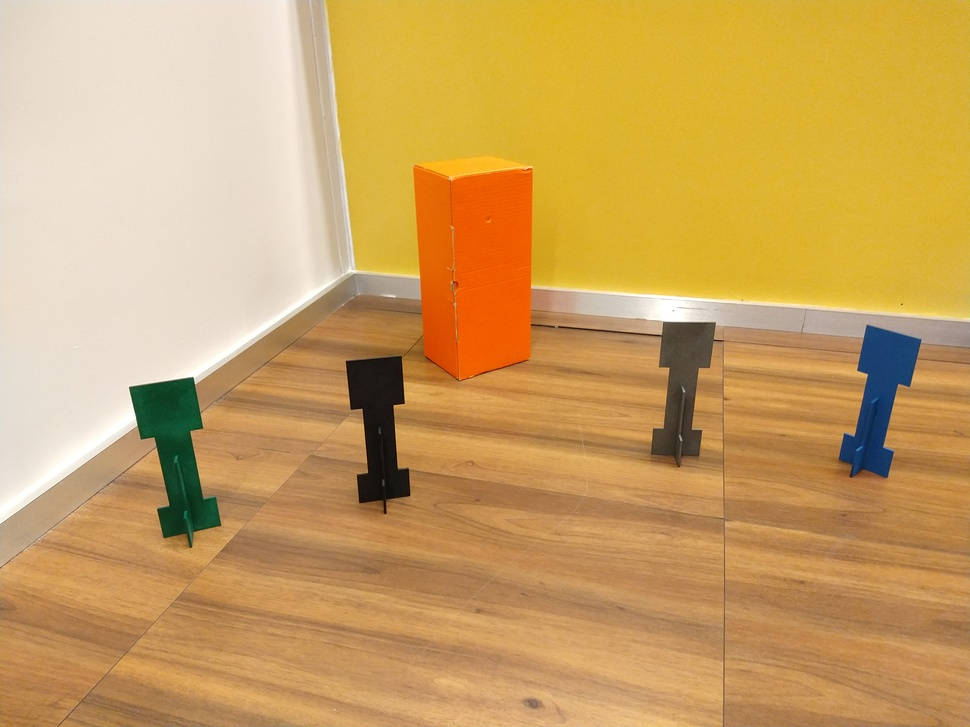
#> input picture Atividades_Robot/AT1-Feito/cena_canto_sala.jpg, 970 x 727 px, shrunk from 4032 x 3024 before the run
$ jupyter execute --allow-errors 'Atividade1_Visao_Amanda_Carmo&Victor_Vergara.ipynb'   (shell and % lines are left out)
#> lines starting #> are read from the running program, lines starting #| are printed output that depends on the picture; after the words box and inside, x2 and y2 are one past the last pixel; in counts of white or black regions, pixels touching at a corner belong together
# Entregável 1 - visão computacional
## Por: Amanda Rosa e Victor Vergara

[cell 1]
import cv2
from matplotlib import pyplot as plt
import numpy as np
import time as t
print("OpenCV Version : %s " % cv2.__version__)

# Equalização de histograma

[cell 2]
rintin = cv2.imread("RinTinTin.jpg")

#> (a cell that did not finish here is left out)

#> (a cell that did not finish here is left out)

#> (a cell that did not finish here is left out)

#> (a cell that did not finish here is left out)

#> (a cell that did not finish here is left out)

## Atividade 1

Realize as seguintes atividades:

1. O histograma fornecido aproveita bem as faixas de cores?
2. Crie uma imagem derivada da imagem fornecida que use melhor a faixa dinâmica, ou seja, tenha o valor dos seus pixels distribuídos entre `0` e `255`.
3. Plote a imagem pedida

**1.**

O histograma fornecido não aproveita bem a faixa de cores, tendo em vista que ele usa uma faixa de tons de cores pequena, variando de 8 até 58. Desta forma, possui pouca variabilidade de tonalidades e assim tem pouco contraste.

**2.**

#> (a cell that did not finish here is left out)

[cell 9]
saida = np.zeros((240,320), dtype=np.uint8)

#> (the rest of this cell did not finish here and is left out)

**3.**

[cell 10]
plt.imshow(saida, cmap="Greys_r", vmin=0, vmax=255)
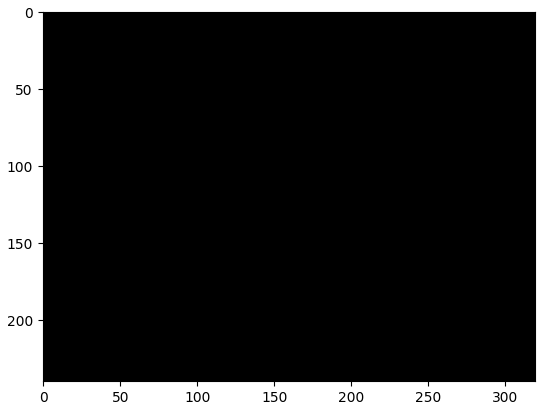
#> figure drawn by matplotlib, 1 panel

## Atividade 2

Leia com a OpenCV a figura abaixo:

Separe os canais  R e B das imagens e analise seus histogramas.

1. A partir dos canais R e B e da análise do histograma é possível identificar a caixa vermelha e o creeper azul?

1. Crie uma imagem numpy em que somente os pixels da caixa vermelha estão brancos e faça seu plot aqui. Você vai precisar usar manipulação de canais RGB. Use o [ExemploFor.ipynb](ExemploFor.ipynb) .

[cell 11]
sala = cv2.imread("cena_canto_sala.jpg")
#> sala is the input picture: shape (727, 970, 3); mean B, G, R 97.9, 161.9, 202.2
sala_rgb = cv2.cvtColor(sala, cv2.COLOR_BGR2RGB)

[cell 12]
sala_r = sala_rgb[:,:,0]
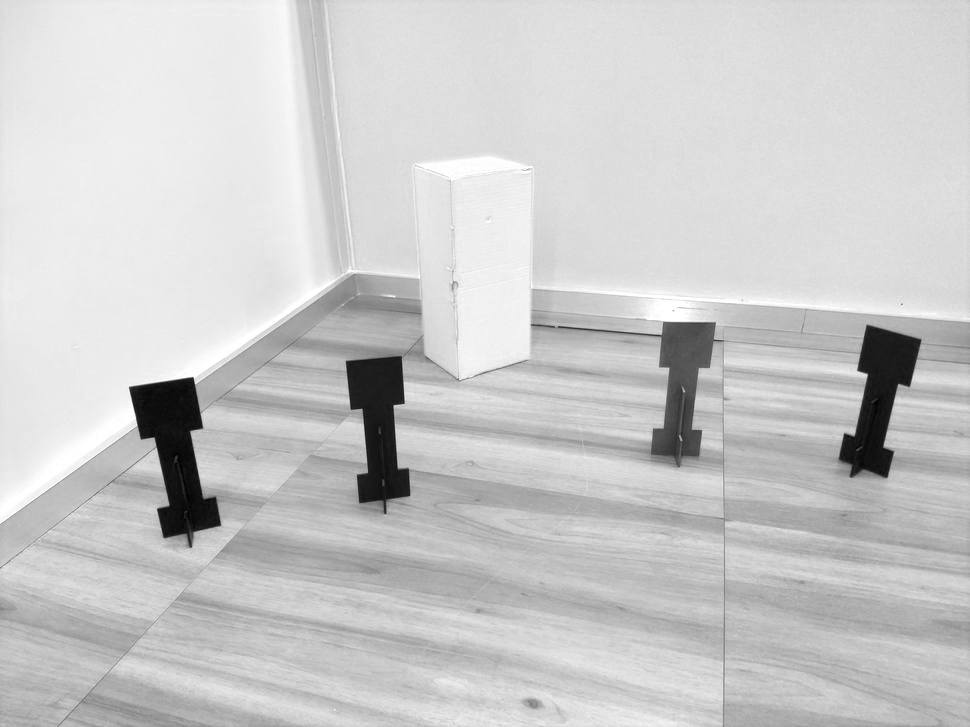
#> sala_r: shape (727, 970); min 0, max 255, mean 202.2
plt.imshow(sala_r, cmap="Greys_r", vmin=0, vmax=255)

[cell 13]
hist,bins = np.histogram(sala_r.flatten(),256,[0,256])
#> hist = 256 values, max 30612 at index 221, min 10 at index 1, mean 2754.6; bins = 257 values from 0 to 256

# cdf = hist.cumsum()
# cdf_normalized = cdf * hist.max()/ cdf.max()

plt.plot(color = 'b')
plt.hist(sala_r.flatten(),256,[0,256], color = 'r')
plt.xlim([0,256])
plt.legend(('histogram'), loc = 'upper left')
plt.show()
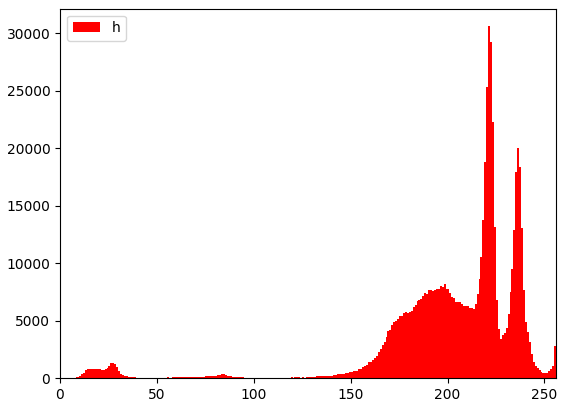
#> figure drawn by matplotlib, 1 panel; tallest bar 30612 high, from x = 221 to 222

[cell 14]
sala_b = sala_rgb[:,:,2]
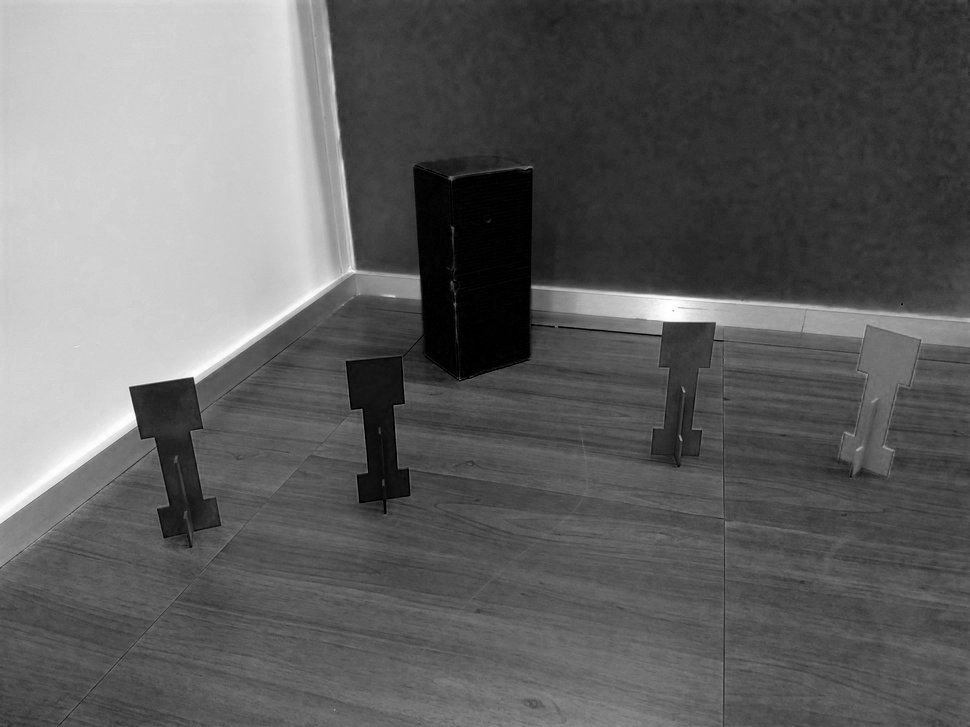
#> sala_b: shape (727, 970); min 0, max 255, mean 97.9
plt.imshow(sala_b, cmap="Greys_r", vmin=0, vmax=255)

[cell 15]
hist,bins = np.histogram(sala_b.flatten(),256,[0,256])
#> hist = 256 values, max 18179 at index 208, min 11 at index 254, mean 2754.6

plt.plot(color = 'b')
plt.hist(sala_b.flatten(),256,[0,256], color = 'b')
plt.xlim([0,256])
plt.legend(('histogram'), loc = 'upper left')
plt.show()
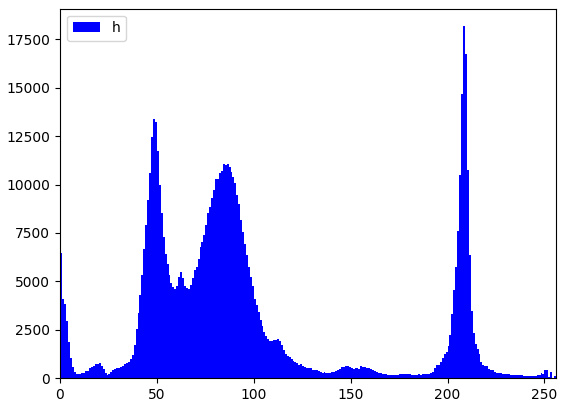
#> figure drawn by matplotlib, 1 panel; tallest bar 18179 high, from x = 208 to 209

[cell 16]
saida = np.zeros((sala_rgb.shape[0], sala_rgb.shape[1]), dtype=np.uint8)

for i in range(sala_rgb.shape[0]):
    for j in range(sala_rgb.shape[1]):
        #saida[i][j] = imagem_gray[i][j]
        #if sala_rgb[i][j][0] >= 200 and sala_rgb[i][j][1] >= 50 and sala_rgb[i][j][1] <= 110 and sala_rgb[i][j][2] <= 20:
        if sala_rgb[i][j][0] >= 200 and sala_rgb[i][j][1] >= 50 and sala_rgb[i][j][1] <= 110 and sala_rgb[i][j][2] <= 20:
            saida[i][j] = 255

        else:
            saida[i][j] = 0
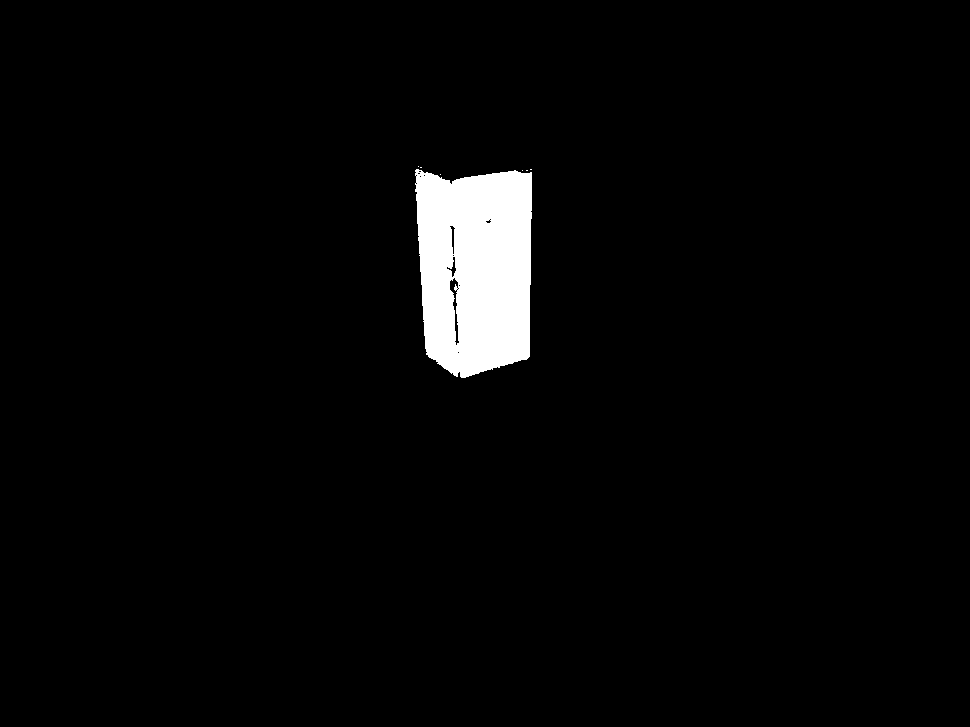
#> saida: shape (727, 970); 3% white; 7 white regions (6 under 20 px), largest, box (x1, y1, x2, y2) and area: (415, 169, 532, 378) 20981

[cell 17]
print(saida.max())
#| 255
